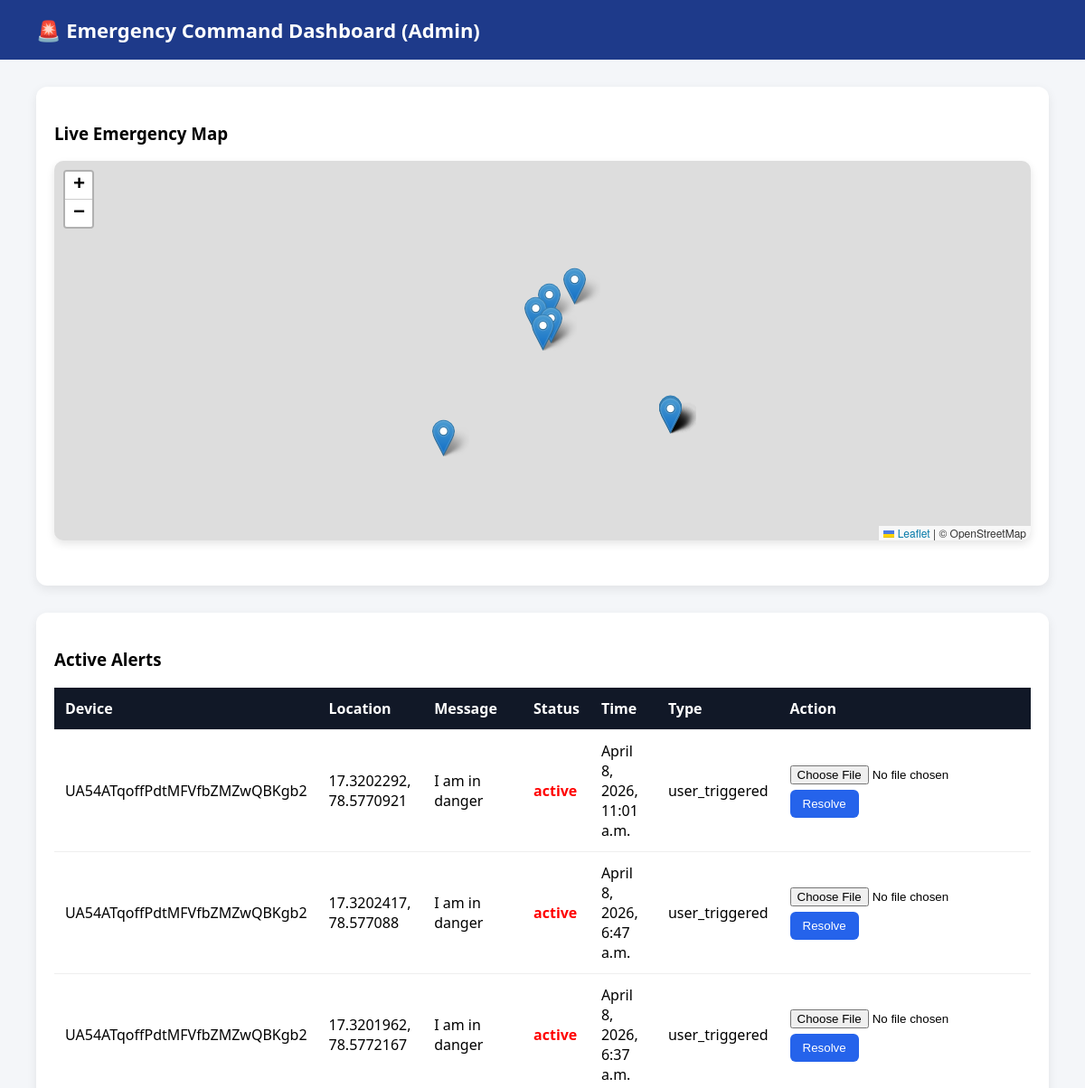
Before: /api/admin-dashboard/ (signed in, upper part) with the older database file.
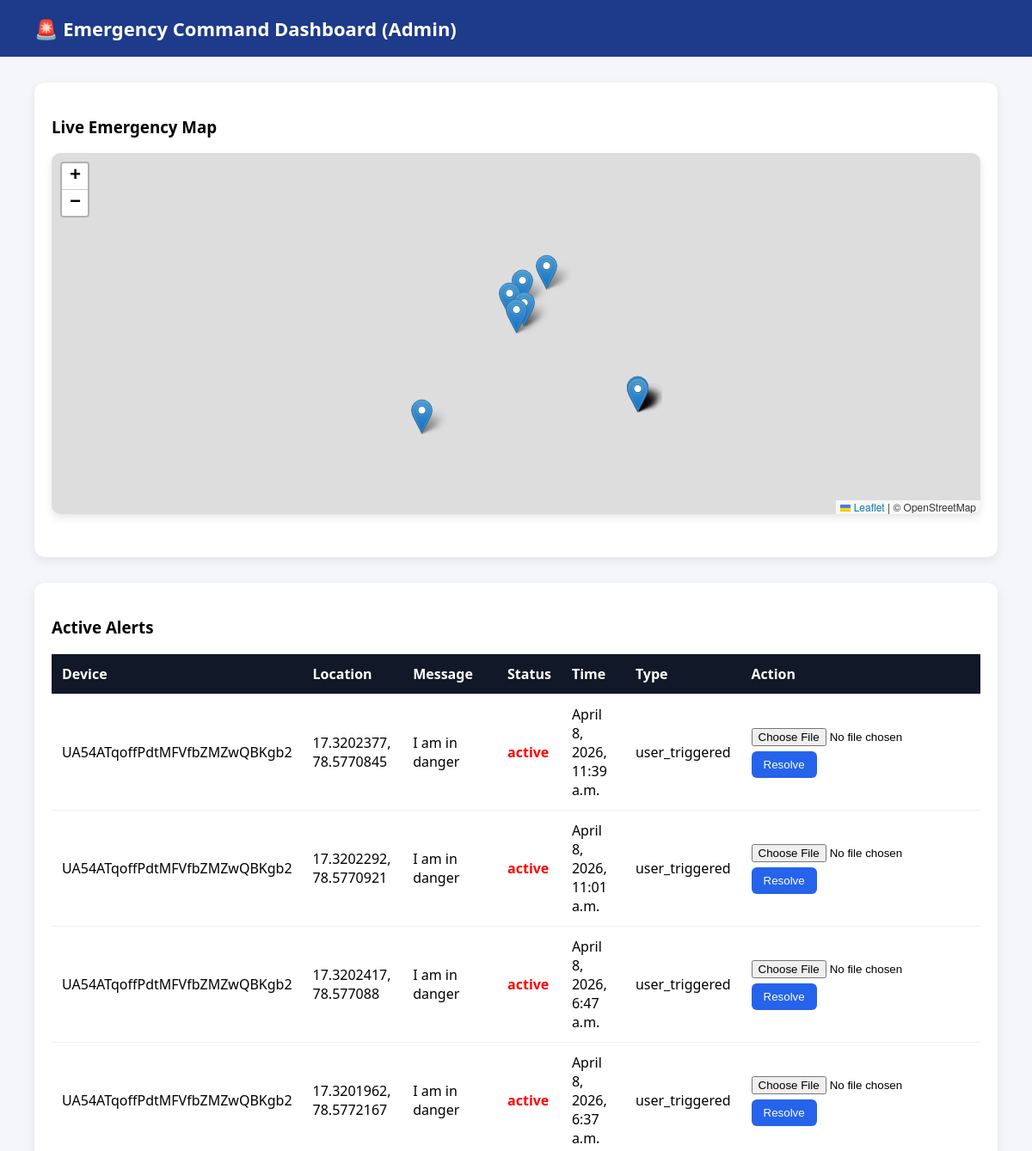
After: the same page with the newer database file.
### alerts/models.py (models this page shows, shortened)
class Alert(models.Model):
    device_id = models.CharField(max_length=100)
    latitude = models.FloatField()
    longitude = models.FloatField()
    message = models.TextField()
    timestamp = models.DateTimeField(auto_now_add=True)
    status = models.CharField(max_length=20, default="active")
    route_info = models.TextField(blank=True, null=True)
    emergency_type = models.CharField(max_length=50, default="general")
    severity = models.CharField(default="medium", max_length=20)
    resolved_at = models.DateTimeField(null=True, blank=True)
    proof_image = models.ImageField(upload_to="proofs/", null=True, blank=True)

### alerts/views.py (the view)
# urls.py: path('admin-dashboard/', admin_dashboard),
@login_required
def admin_dashboard(request):
    alerts = Alert.objects.all().order_by("-timestamp")
    return render(request, "admin_dashboard.html", {"alerts": alerts})

### alerts/templates/admin_dashboard.html (shortened to what this page needs)
<!DOCTYPE html>
<html>
<head>
    <link rel="stylesheet" href="https://unpkg.com/leaflet/dist/leaflet.css"/>
</head>
<body>
<header>
    🚨 Emergency Command Dashboard (Admin)
</header>
<div class="container">
    <div class="card">
        <h3>Live Emergency Map</h3>
        <div id="map"></div>
    </div>
    <div class="card">
        <h3>Active Alerts</h3>
        <table>
            <tr>
                <th>Device</th>
                <th>Location</th>
                <th>Message</th>
                <th>Status</th>
                <th>Time</th>
                <th>Type</th>
                <th>Action</th>
            </tr>
            {% for alert in alerts %}
                {% if alert.status == "active" %}
                <tr>
                    <td>{{ alert.device_id }}</td>
                    <td>{{ alert.latitude }}, {{ alert.longitude }}</td>
                    <td>{{ alert.message }}</td>
                    <td class="active">{{ alert.status }}</td>
                    <td>{{ alert.timestamp }}</td>
                    <td>{{ alert.emergency_type }}</td>
                    <td>
                        <form id="resolveForm{{alert.id}}" enctype="multipart/form-data">
                            <input type="file" name="proof" accept="image/*" capture="user" required>
                            <button type="button" onclick="resolveAlert({{alert.id}})">
                                Resolve
                            </button>
                        </form>
                    </td>
                </tr>
                {% endif %}
            {% endfor %}
        </table>
    </div>
</div>
</body>
</html>

Changed rows visible on the page:
added Alert: device_id "UA54ATqoffPdtMFVfbZMZwQBKgb2", latitude "17.3202377", longitude "78.5770845", message "I am in danger", status "active", timestamp "April 8, 2026, 11:39 a.m.", emergency_type "user_triggered"
